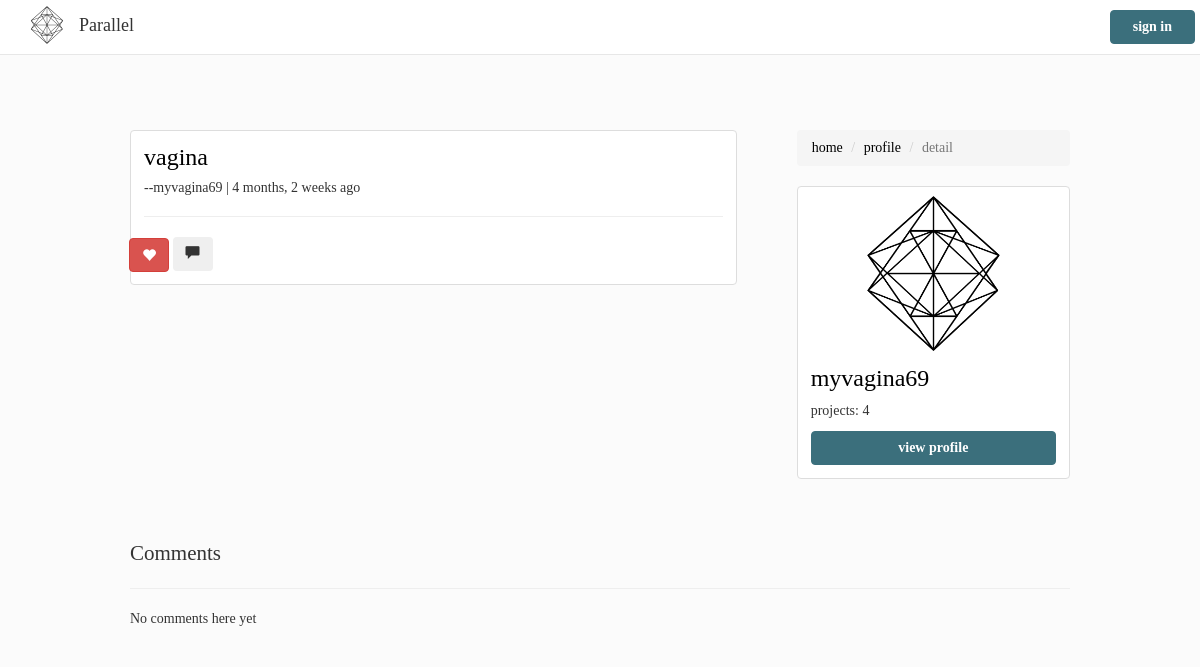
/6/, run on the app's committed database.
### main_app/models.py (models this page shows, shortened)
class Project(models.Model):
    user = models.ForeignKey(User)
    slug = models.SlugField(unique=True)
    name = models.CharField(max_length=100)
    timestamp = models.DateTimeField(auto_now_add=True)
    content = models.TextField(blank=True)
    document = models.FileField(upload_to='project_files', verbose_name='document')
    item_type = 'project'

### main_app/views.py (the view)
# urls.py: url(r'^(?P<id>\d+)/$', views.detail, name='detail'),
def detail(request, id):
    projects = Project.objects.all()
    project = get_object_or_404(Project, id=id)
    context = {
        'project':project,
        'projects':projects,
    }
    return render(request, 'detail.html', context)

### main_app/templates/detail.html (shortened to what this page needs)
{% extends 'base.html' %}
{% load staticfiles %}
{% load bootstrap3 %}
{% block content %}
<div class="container-fluid shrink" style="margin-top: 75px">
    <div class="row">
        <div class="col-sm-4 col-sm-push-8">
            <div class="col-sm-12">
            <ol class="breadcrumb">
                <li><a href="{% url 'index' %}">home</a></li>
                <li><a href="{% url 'profile' project.user %}">profile</a></li>
                <li class="active">detail</li>
            </ol>
                <div class="thumbnail">
                    <img id="detail-img" src="{% static 'images/B4.png' %}" alt="profile-img">
                    <div class="caption">
                        <a href="{% url 'profile' project.user %}"><h3>{{ project.user }}</h3></a>
                        <p>projects: {{ projects.count }}</p>
                        <a href="{% url 'profile' project.user %}"><button class="btn btn-default green" role="button">view profile</button></a>
                    </div>
                </div>
            </div>
        </div>
        <div class="col-sm-8 col-sm-pull-4">
            <div class="col-sm-12">
                <div class="thumbnail">
                    <div class="caption">
                        {% if project.document %}
                            <a href="{{ project.document.url}}"><h3>{{ project.name }}</h3></a>
                        {% else %}
                        <h3>{{ project.name }}</h3>
                        {% endif %}
                        <h5>--{{ project.user }} | {{ project.timestamp|timesince }} ago</h5>
                        <hr/>
                        <div class="row">
                            <button id="likes" data-id="{{ project.id }}" class="btn btn-mini btn-danger glyphicon glyphicon-heart" type="button">
                            </button>
                            <button id="comment2" class="btn btn-mini" type="button"><span class="glyphicon glyphicon-comment" aria-hidden="true">
                        </div>
                    </div>
                </div>
            </div>
        </div>
    </div>
    <br/><br/>
    <div class="container-fluid">
    <p class='lead'>Comments</p>
    <hr>
        {% for comment in project.comments.all %}
            <blockquote class="well">
                <p>{{ comment.comment }}</p>
                <footer>via {{ comment.author }} | {{ comment.timestamp|timesince }} ago</footer>
            </blockquote>
        {% empty %}
            <p>No comments here yet</p>
        {% endfor %}
    </div>
</div>
{% endblock %}

### main_app/static/css/main.css (style rules this page uses)
body { font-family: quicksand; background: #FBFBFB; overflow-x: hidden; }
body a { color: #000; }
h3 { padding-top: 0; margin-top: 0; }
li { list-style-type: none !important; }
.green { width: 100%; background: #3B6F7C; color: white; border: 1px solid #3B6F7C; font-weight: bold; }
.shrink { width: 1000px; }

### data on the page
Project: user "myvagina69", name "vagina", timestamp "4 months, 2 weeks"

### other printed values
{{ projects.count }} "4"
